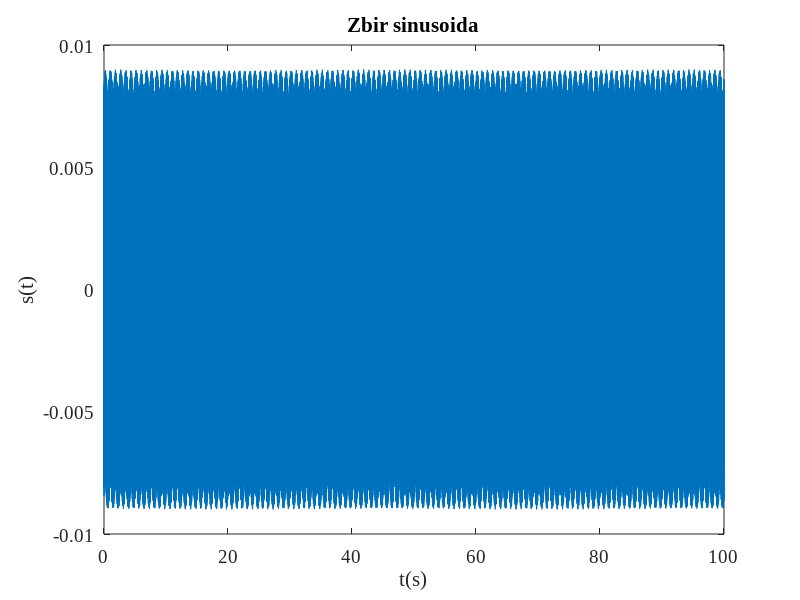
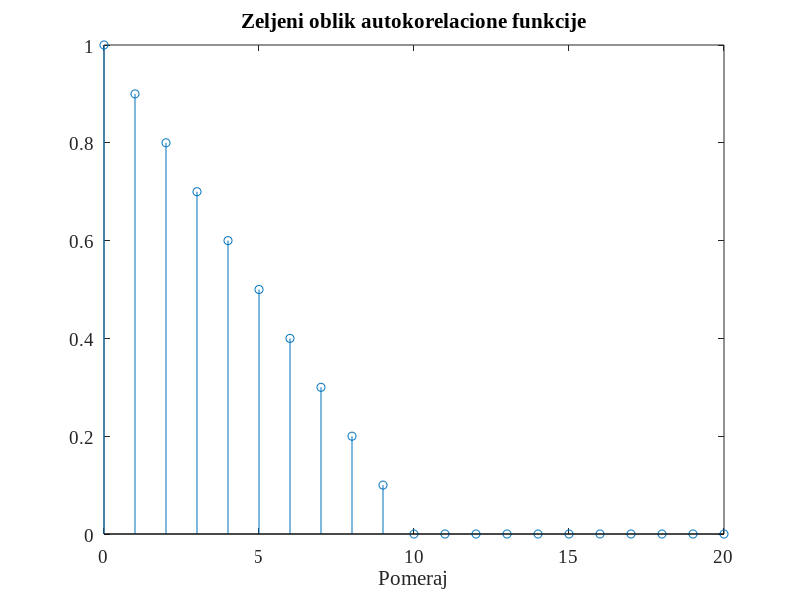
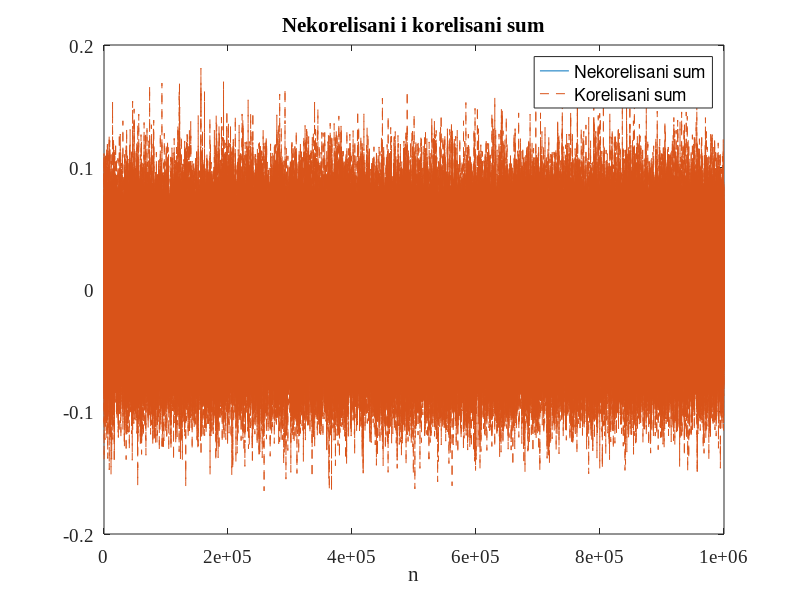

Recreate these plots in MATLAB, in order. (Note: this script raises an error after producing the figures.)
clc; clear, close all;

fm = 1000;
fs = 10000;
N = 1000000;
q = 20;
gaussian_variance = 0.2e-3;

%% Signal generation

A = 0.003;
t = (0:N-1)/fs;
s = zeros(1, N);

for k = 1:3
   phi = 2*pi*rand;
   f = fm*rand;
   s = s + A*cos(2*pi*f*t + phi);
end

figure
plot(t, s)
set(gca, 'FontName', 'Times New Roman', 'FontSize', 14)
ylabel('s(t)')
xlabel('t(s)')
title('Zbir sinusoida')

%% Correlated noise generation

R = zeros(q+1, 1);
line = (-1/10)*(0:10) + 1;
R(1:11)=line;

k = 0:q;
figure
stem(k, R)
set(gca, 'FontName', 'Times New Roman', 'FontSize', 14)
xlabel('Pomeraj')
title('Zeljeni oblik autokorelacione funkcije')

noise = randn(1,N).*sqrt(gaussian_variance);
R_mat = toeplitz(R(1:20));
a = -inv(R_mat)*R(2:end);

j = filter(1, [1 a'], noise);

figure
plot(noise)
hold on
plot(j, '--')
hold off
legend('Nekorelisani sum','Korelisani sum')
set(gca, 'FontName', 'Times New Roman', 'FontSize', 14)
xlabel('n')
title('Nekorelisani i korelisani sum')

acf = autocorr(j);
figure
stem(k, acf)
set(gca, 'FontName', 'Times New Roman', 'FontSize', 14)
xlabel('Pomeraj')
title('Autokorelacija suma nakon AR postupka')

%% Adding up noise and signal

f = s + j;

%% Autocorrelation

acf = autocorr(f, N-1);

figure
plot(t, acf)
set(gca, 'FontName', 'Times New Roman', 'FontSize', 14)
xlabel('Pomeraj (s)')
title('Autokorelacija signala')

